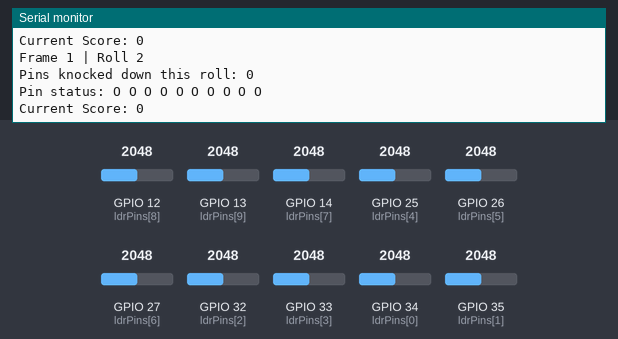
The sketch below on a simulated ESP32. Shown: the last lines printed to the serial monitor. The inputs (shaded band) are chosen by the test bench; at power-on: GPIO 12 (ldrPins[8]) = 2048, GPIO 13 (ldrPins[9]) = 2048, GPIO 14 (ldrPins[7]) = 2048, GPIO 25 (ldrPins[4]) = 2048, GPIO 26 (ldrPins[5]) = 2048, GPIO 27 (ldrPins[6]) = 2048, GPIO 32 (ldrPins[2]) = 2048, GPIO 33 (ldrPins[3]) = 2048, GPIO 34 (ldrPins[0]) = 2048, GPIO 35 (ldrPins[1]) = 2048.

Above: at 4.8 s.
4.9 s: GPIO 12 (ldrPins[8]) set to 460
At 6.4 s:
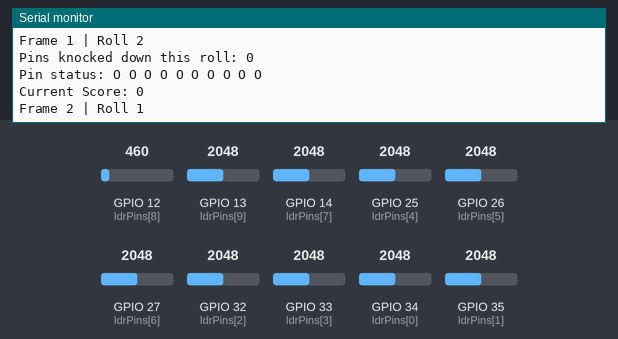
8.9 s: GPIO 13 (ldrPins[9]) set to 460
At 10.9 s:
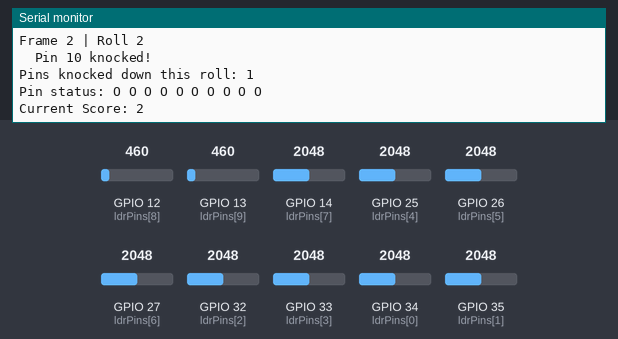
14.5 s: GPIO 14 (ldrPins[7]) set to 460
At 17.0 s:
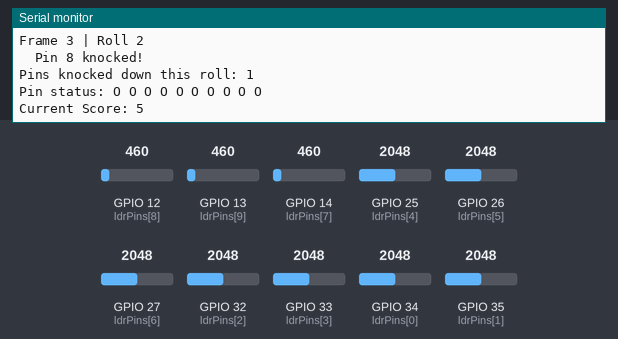
20.5 s: GPIO 25 (ldrPins[4]) set to 460
At 23.2 s:
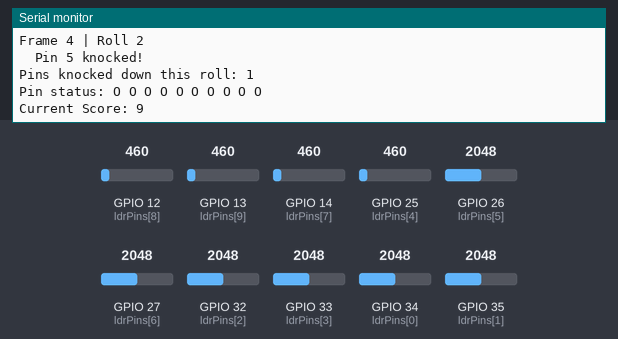
26.5 s: GPIO 26 (ldrPins[5]) set to 460
At 29.4 s:
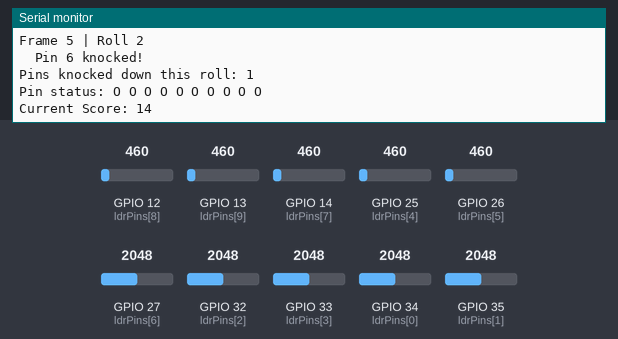
32.5 s: GPIO 27 (ldrPins[6]) set to 460
At 34.5 s:
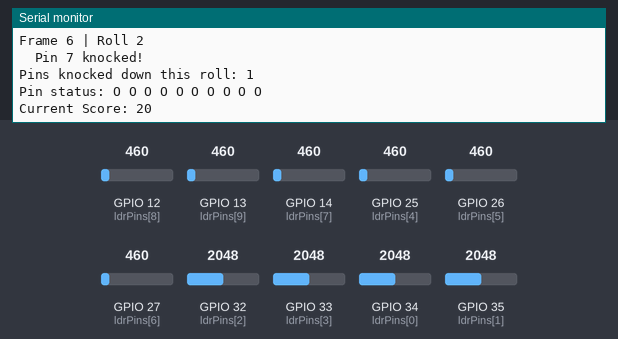
Timing chart, 0 to 36.0 s (numbered marks = the images above; inputs shaded):
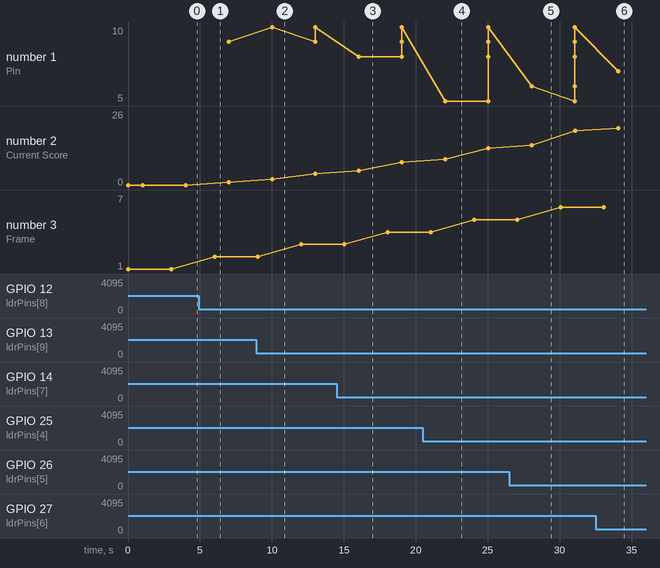

Measured:
- after the input at 8.9 s, the serial monitor: prints a new line after 1.1 s (image 2)
- after the input at 14.5 s, the serial monitor: prints a new line after 1.5 s (image 3)
- after the input at 20.5 s, the serial monitor: prints a new line after 1.5 s (image 4)
- after the input at 26.5 s, the serial monitor: prints a new line after 1.6 s (image 5)
- after the input at 32.5 s, the serial monitor: prints a new line after 1.6 s (image 6)
- plotted number 1: 9 → 10 after the input at 8.9 s
- plotted number 2: 1 → 4 after the input at 8.9 s, 4 → 8 after the input at 14.5 s, 8 → 13 after the input at 20.5 s, 13 → 19 after the input at 26.5 s, 19 → 26 after the input at 32.5 s

The sketch:

esp32_bowling_system.ino
```cpp
/*
 * ESP32 Bowling System
 * Author: Nicolas Isaza Sierra (NikoAndes)
 * Description: Detects fallen bowling pins using LDR sensors and tracks score
 * Platform: ESP32 / Arduino
 */

// --- Configuration ---
const int NUM_PINS = 10;
const int LDR_THRESHOLD = 500;  // Adjust based on ambient light
const int FRAME_DELAY = 2000;   // ms between frames

// LDR sensor pins (analog inputs on ESP32)
const int ldrPins[NUM_PINS] = {34, 35, 32, 33, 25, 26, 27, 14, 12, 13};

// Game state
bool pinStanding[NUM_PINS];
int totalScore = 0;
int currentFrame = 1;
int rollsInFrame = 0;
int pinsKnockedThisFrame = 0;

void setup() {
  Serial.begin(115200);
  Serial.println("==========================");
  Serial.println(" ESP32 Bowling System v1.0");
  Serial.println("==========================");
  resetPins();
  Serial.println("Pins reset. Ready to bowl!");
  printPinStatus();
}

void loop() {
  if (currentFrame > 10) {
    Serial.println("--- Game Over ---");
    Serial.print("Final Score: ");
    Serial.println(totalScore);
    delay(5000);
    restartGame();
    return;
  }

  Serial.print("\nFrame ");
  Serial.print(currentFrame);
  Serial.print(" | Roll ");
  Serial.println(rollsInFrame + 1);

  delay(1000);  // Wait for roll
  int knocked = detectKnockedPins();

  Serial.print("Pins knocked down this roll: ");
  Serial.println(knocked);

  pinsKnockedThisFrame += knocked;
  totalScore += knocked;
  rollsInFrame++;

  // Check strike
  if (rollsInFrame == 1 && knocked == 10) {
    Serial.println("STRIKE!");
    totalScore += 10;  // Bonus simplified
    nextFrame();
    return;
  }

  // Check spare
  if (rollsInFrame == 2 && pinsKnockedThisFrame == 10) {
    Serial.println("SPARE!");
    totalScore += 5;  // Bonus simplified
    nextFrame();
    return;
  }

  // Second roll done
  if (rollsInFrame >= 2) {
    nextFrame();
  }

  printPinStatus();
  delay(FRAME_DELAY);
}

// --- Read all LDR sensors and detect fallen pins ---
int detectKnockedPins() {
  int knocked = 0;
  for (int i = 0; i < NUM_PINS; i++) {
    if (pinStanding[i]) {
      int val = analogRead(ldrPins[i]);
      if (val < LDR_THRESHOLD) {  // Low light = pin blocked = knocked down
        pinStanding[i] = false;
        knocked++;
        Serial.print("  Pin ");
        Serial.print(i + 1);
        Serial.println(" knocked!");
      }
    }
  }
  return knocked;
}

void resetPins() {
  for (int i = 0; i < NUM_PINS; i++) {
    pinStanding[i] = true;
  }
}

void printPinStatus() {
  Serial.print("Pin status: ");
  for (int i = 0; i < NUM_PINS; i++) {
    Serial.print(pinStanding[i] ? "O" : "X");
    Serial.print(" ");
  }
  Serial.println();
  Serial.print("Current Score: ");
  Serial.println(totalScore);
}

void nextFrame() {
  currentFrame++;
  rollsInFrame = 0;
  pinsKnockedThisFrame = 0;
  resetPins();
}

void restartGame() {
  totalScore = 0;
  currentFrame = 1;
  rollsInFrame = 0;
  pinsKnockedThisFrame = 0;
  resetPins();
  Serial.println("New game started!");
}
```
